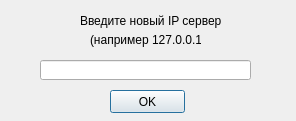
<?xml version="1.0" encoding="UTF-8"?>
<ui version="4.0">
 <class>ChServer</class>
 <widget class="QDialog" name="ChServer">
  <property name="geometry">
   <rect>
    <x>0</x>
    <y>0</y>
    <width>296</width>
    <height>121</height>
   </rect>
  </property>
  <property name="windowTitle">
   <string>Dialog</string>
  </property>
  <widget class="QLabel" name="text">
   <property name="geometry">
    <rect>
     <x>80</x>
     <y>10</y>
     <width>141</width>
     <height>21</height>
    </rect>
   </property>
   <property name="text">
    <string>Введите новый IP сервера</string>
   </property>
  </widget>
  <widget class="QLineEdit" name="newData">
   <property name="geometry">
    <rect>
     <x>40</x>
     <y>60</y>
     <width>211</width>
     <height>20</height>
    </rect>
   </property>
  </widget>
  <widget class="QPushButton" name="okBytton">
   <property name="geometry">
    <rect>
     <x>110</x>
     <y>90</y>
     <width>75</width>
     <height>23</height>
    </rect>
   </property>
   <property name="text">
    <string>OK</string>
   </property>
  </widget>
  <widget class="QLabel" name="exs">
   <property name="geometry">
    <rect>
     <x>90</x>
     <y>30</y>
     <width>111</width>
     <height>20</height>
    </rect>
   </property>
   <property name="text">
    <string>(например 127.0.0.1)</string>
   </property>
  </widget>
 </widget>
 <resources/>
 <connections/>
</ui>
